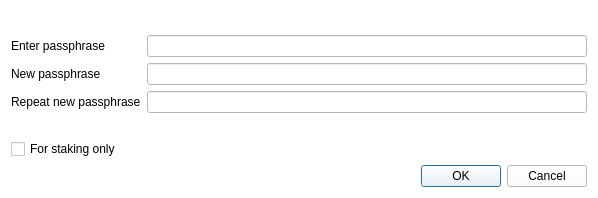
<?xml version="1.0" encoding="UTF-8"?>
<ui version="4.0">
 <class>AskPassphraseDialog</class>
 <widget class="QDialog" name="AskPassphraseDialog">
  <property name="geometry">
   <rect>
    <x>0</x>
    <y>0</y>
    <width>598</width>
    <height>198</height>
   </rect>
  </property>
  <property name="sizePolicy">
   <sizepolicy hsizetype="Preferred" vsizetype="Minimum">
    <horstretch>0</horstretch>
    <verstretch>0</verstretch>
   </sizepolicy>
  </property>
  <property name="minimumSize">
   <size>
    <width>550</width>
    <height>0</height>
   </size>
  </property>
  <property name="windowTitle">
   <string>Passphrase Dialog</string>
  </property>
  <property name="styleSheet">
   <string notr="true">color: rgb(0,0,0);
background: white;
</string>
  </property>
  <layout class="QVBoxLayout" name="verticalLayout">
   <item>
    <widget class="QLabel" name="warningLabel">
     <property name="textFormat">
      <enum>Qt::RichText</enum>
     </property>
     <property name="wordWrap">
      <bool>true</bool>
     </property>
    </widget>
   </item>
   <item>
    <layout class="QFormLayout" name="formLayout">
     <property name="fieldGrowthPolicy">
      <enum>QFormLayout::AllNonFixedFieldsGrow</enum>
     </property>
     <item row="0" column="0">
      <widget class="QLabel" name="passLabel1">
       <property name="text">
        <string>Enter passphrase</string>
       </property>
      </widget>
     </item>
     <item row="0" column="1">
      <widget class="QLineEdit" name="passEdit1">
       <property name="echoMode">
        <enum>QLineEdit::Password</enum>
       </property>
      </widget>
     </item>
     <item row="1" column="0">
      <widget class="QLabel" name="passLabel2">
       <property name="text">
        <string>New passphrase</string>
       </property>
      </widget>
     </item>
     <item row="1" column="1">
      <widget class="QLineEdit" name="passEdit2">
       <property name="echoMode">
        <enum>QLineEdit::Password</enum>
       </property>
      </widget>
     </item>
     <item row="2" column="0">
      <widget class="QLabel" name="passLabel3">
       <property name="text">
        <string>Repeat new passphrase</string>
       </property>
      </widget>
     </item>
     <item row="2" column="1">
      <widget class="QLineEdit" name="passEdit3">
       <property name="echoMode">
        <enum>QLineEdit::Password</enum>
       </property>
      </widget>
     </item>
     <item row="3" column="1">
      <widget class="QLabel" name="capsLabel">
       <property name="font">
        <font>
         <weight>75</weight>
         <bold>true</bold>
        </font>
       </property>
       <property name="text">
        <string/>
       </property>
       <property name="alignment">
        <set>Qt::AlignCenter</set>
       </property>
      </widget>
     </item>
     <item row="4" column="0">
      <widget class="QCheckBox" name="stakingCheckBox">
       <property name="enabled">
        <bool>true</bool>
       </property>
       <property name="visible">
        <bool>false</bool>
       </property>
       <property name="toolTip">
        <string>Serves to disable the trivial sendmoney when OS account compromised. Provides no real security.</string>
       </property>
       <property name="text">
        <string>For staking only</string>
       </property>
      </widget>
     </item>
    </layout>
   </item>
   <item>
    <widget class="QDialogButtonBox" name="buttonBox">
     <property name="orientation">
      <enum>Qt::Horizontal</enum>
     </property>
     <property name="standardButtons">
      <set>QDialogButtonBox::Cancel|QDialogButtonBox::Ok</set>
     </property>
    </widget>
   </item>
  </layout>
 </widget>
 <resources/>
 <connections>
  <connection>
   <sender>buttonBox</sender>
   <signal>accepted()</signal>
   <receiver>AskPassphraseDialog</receiver>
   <slot>accept()</slot>
   <hints>
    <hint type="sourcelabel">
     <x>248</x>
     <y>254</y>
    </hint>
    <hint type="destinationlabel">
     <x>157</x>
     <y>274</y>
    </hint>
   </hints>
  </connection>
  <connection>
   <sender>buttonBox</sender>
   <signal>rejected()</signal>
   <receiver>AskPassphraseDialog</receiver>
   <slot>reject()</slot>
   <hints>
    <hint type="sourcelabel">
     <x>316</x>
     <y>260</y>
    </hint>
    <hint type="destinationlabel">
     <x>286</x>
     <y>274</y>
    </hint>
   </hints>
  </connection>
 </connections>
</ui>
